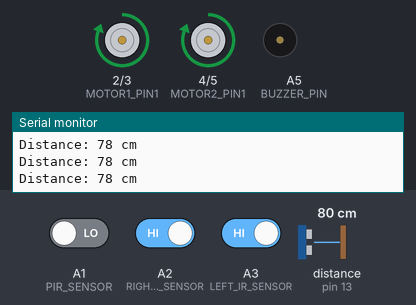
Simulated run of this sketch. Board: Arduino Uno, built with avr-gcc and run on an emulated ATmega328P. On the bench: motor-driver pin pairs drawn as motors (green arrow = first pin HIGH = forward, orange = second pin HIGH = backward, longer = more drive), buzzer (waves = sounding, pin HIGH), the last lines printed to the serial monitor. Wiring (inferred from the names in the program): ultrasonic range finder: trigger pin 12; echo pin 13. Inputs (shaded band) come from the test bench; at power-on: distance to the obstacle (sensor on pin 13) 80 cm, A1 (PIR_SENSOR) LOW, A2 (RIGHT_IR_SENSOR) HIGH, A3 (LEFT_IR_SENSOR) HIGH. The echo pulse lasts 58.3 µs per cm; pins used as bus, display or sensor lines are not drawn.

Above: at 1.2 s.
1.3 s: distance to the obstacle (sensor on pin 13) set to 19 cm
2.8 s: distance to the obstacle (sensor on pin 13) set to 15 cm
At 3.8 s:
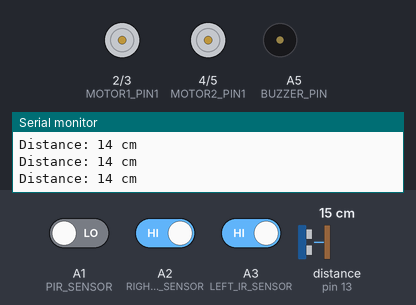
4.3 s: A1 (PIR_SENSOR) driven HIGH
At 5.5 s:
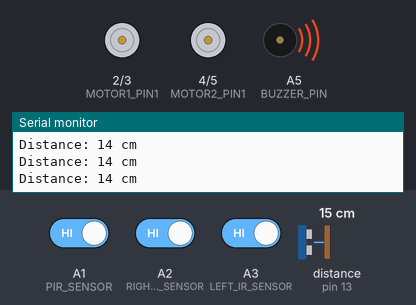
5.8 s: A1 (PIR_SENSOR) driven LOW and A2 (RIGHT_IR_SENSOR) driven LOW
8.8 s: A3 (LEFT_IR_SENSOR) driven LOW
At 10.5 s:
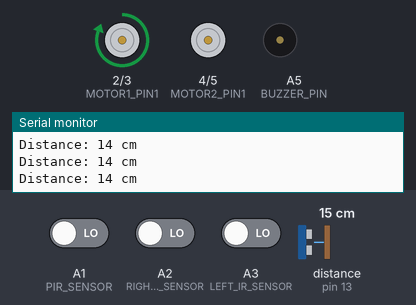
10.8 s: A3 (LEFT_IR_SENSOR) driven HIGH
At 11.6 s:
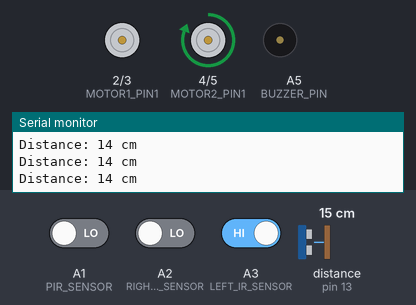
Timing chart, 0 to 13.3 s (numbered marks = the images above; inputs shaded):
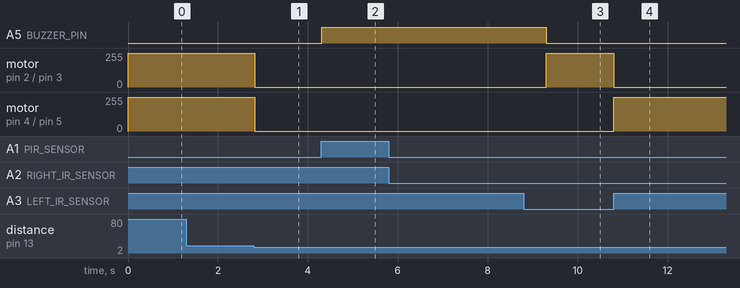

Measured:
- the behaviour switches between 17 and 16 cm on distance to the obstacle (sensor on pin 13) (found by bisection; images 0 and 1)
- after the input at 2.8 s, motor on pin 2 (MOTOR1_PIN1) / pin 3 (MOTOR1_PIN2), motor on pin 4 (MOTOR2_PIN1) / pin 5 (MOTOR2_PIN2): forward 255/255 → stopped at once
- after the input at 4.3 s, A5 (BUZZER_PIN): LOW → HIGH at once
- after the input at 5.8 s, every drawn part: stays the same
- after the input at 8.8 s, motor on pin 2 (MOTOR1_PIN1) / pin 3 (MOTOR1_PIN2): stopped → forward 255/255 after 0.50 s; motor on pin 4 (MOTOR2_PIN1) / pin 5 (MOTOR2_PIN2): stays stopped (without the input it goes to forward 255/255 after 0.50 s)
- after the input at 10.8 s, motor on pin 2 (MOTOR1_PIN1) / pin 3 (MOTOR1_PIN2): forward 255/255 → stopped at once; motor on pin 4 (MOTOR2_PIN1) / pin 5 (MOTOR2_PIN2): stopped → forward 255/255 at once

The sketch:

code.ino
```cpp
#include <Arduino.h>

// Motor connections
const int MOTOR1_PIN1 = 2;
const int MOTOR1_PIN2 = 3;
const int MOTOR2_PIN1 = 4;
const int MOTOR2_PIN2 = 5;

// Sensor connections
const int LEFT_IR_SENSOR = A3;
const int RIGHT_IR_SENSOR = A2;
const int PIR_SENSOR = A1;
const int BUZZER_PIN = A5;
const int TRIG_PIN = 12;
const int ECHO_PIN = 13;


void setup() {
  // Initialize motor pins as output
  pinMode(MOTOR1_PIN1, OUTPUT);
  pinMode(MOTOR1_PIN2, OUTPUT);
  pinMode(MOTOR2_PIN1, OUTPUT);
  pinMode(MOTOR2_PIN2, OUTPUT);

  // Initialize sensor pins
  pinMode(LEFT_IR_SENSOR, INPUT);
  pinMode(RIGHT_IR_SENSOR, INPUT);
  pinMode(PIR_SENSOR, INPUT);
  pinMode(BUZZER_PIN, OUTPUT);
  pinMode(TRIG_PIN, OUTPUT);
  pinMode(ECHO_PIN, INPUT);

  Serial.begin(9600);
}

void loop() {
  int pirState = digitalRead(PIR_SENSOR);
  int leftIRState = digitalRead(LEFT_IR_SENSOR);
  int rightIRState = digitalRead(RIGHT_IR_SENSOR);

  if (pirState == HIGH) {
    stop();
    buzzon();
    delay(5000);
    buzzoff();
  } else if (leftIRState == LOW) {
    turnRight();
  } else if (rightIRState == LOW) {
    turnLeft();
  } else {
    int distance = measureDistance();
    if (distance > 15) {
      forward();
    }
     else {
      stop();
    }
  }
}

void forward() {
  digitalWrite(MOTOR1_PIN1, HIGH);
  digitalWrite(MOTOR1_PIN2, LOW);
  digitalWrite(MOTOR2_PIN1, HIGH);
  digitalWrite(MOTOR2_PIN2, LOW);
}

void stop() {
  digitalWrite(MOTOR1_PIN1, LOW);
  digitalWrite(MOTOR1_PIN2, LOW);
  digitalWrite(MOTOR2_PIN1, LOW);
  digitalWrite(MOTOR2_PIN2, LOW);
}

void turnRight() {
  digitalWrite(MOTOR1_PIN1, HIGH);
  digitalWrite(MOTOR1_PIN2, LOW);
  digitalWrite(MOTOR2_PIN1, LOW);
  digitalWrite(MOTOR2_PIN2, LOW);
}

void turnLeft() {
  digitalWrite(MOTOR1_PIN1, LOW);
  digitalWrite(MOTOR1_PIN2, LOW);
  digitalWrite(MOTOR2_PIN1, HIGH);
  digitalWrite(MOTOR2_PIN2, LOW);
}

int measureDistance() {
  digitalWrite(TRIG_PIN, LOW);
  delayMicroseconds(2);
  digitalWrite(TRIG_PIN, HIGH);
  delayMicroseconds(10);
  digitalWrite(TRIG_PIN, LOW);
  long duration = pulseIn(ECHO_PIN, HIGH);
  int distance = duration * 0.034 / 2;
  Serial.print("Distance: ");
  Serial.print(distance);
  Serial.println(" cm");
  return distance;
}

void buzzon() {
  digitalWrite(BUZZER_PIN, HIGH);
}

void buzzoff() {
  digitalWrite(BUZZER_PIN, LOW);
}
```
